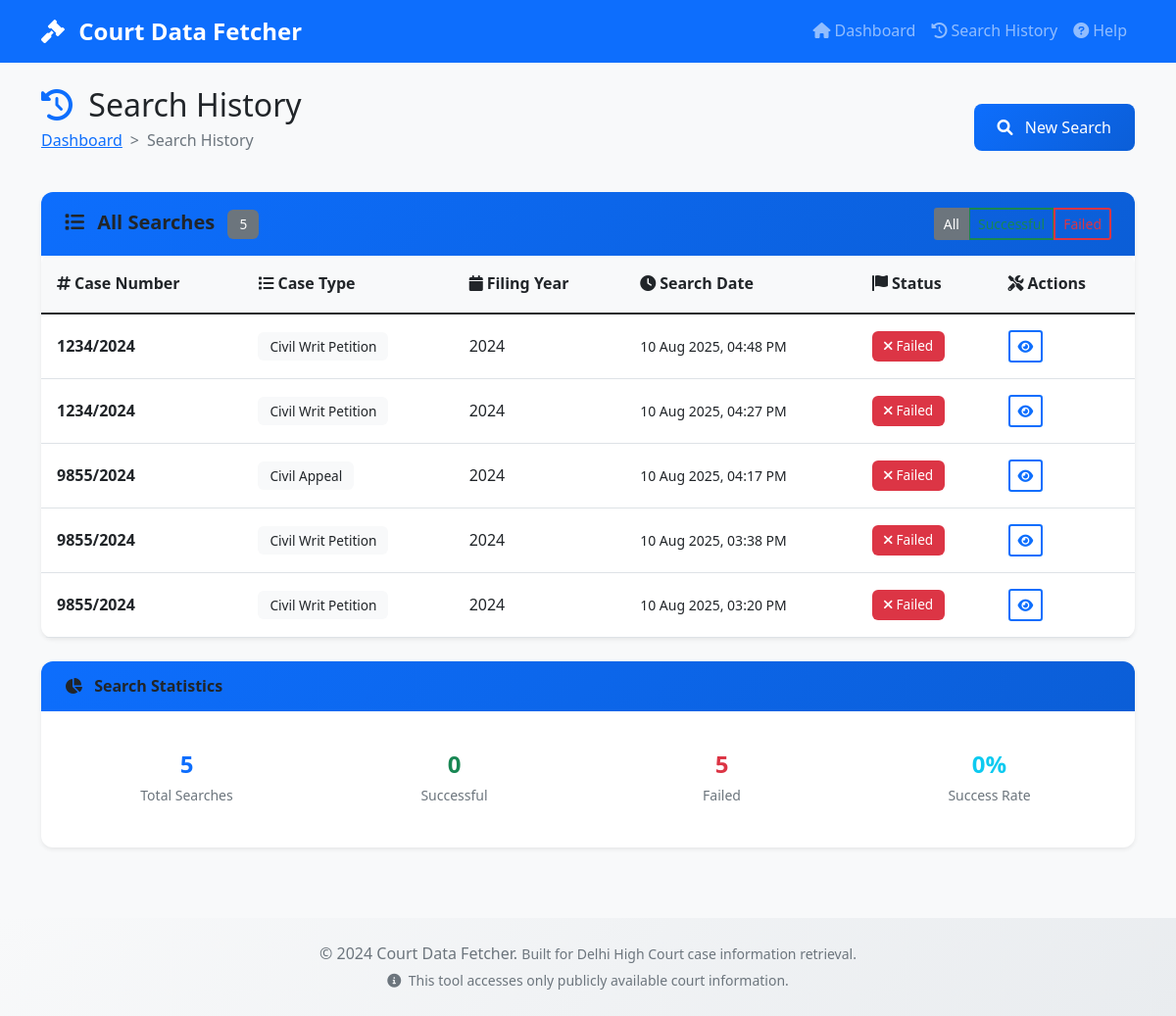
The app's page /history with its own data.
### models.py (models this page shows, shortened)
class Case(db.Model):
    __tablename__ = 'cases'
    id = db.Column(db.Integer, primary_key=True)
    case_type = db.Column(db.String(100), nullable=False)
    case_number = db.Column(db.String(100), nullable=False)
    filing_year = db.Column(db.Integer, nullable=False)
    search_timestamp = db.Column(db.DateTime, default=datetime.utcnow)
    response_data = db.Column(db.Text)  # JSON string of scraped data
    status = db.Column(db.String(50), default='pending')  # pending, success, failed
    details = db.relationship('CaseDetail', backref='case', lazy=True, cascade='all, delete-orphan')
    orders = db.relationship('Order', backref='case', lazy=True, cascade='all, delete-orphan')

### app.py (the view)
@app.route('/history')
def history():
    try:
        page = request.args.get('page', 1, type=int)
        per_page = min(request.args.get('per_page', 20, type=int), 100)  # Limit max per page
        cases = Case.query.order_by(Case.search_timestamp.desc()).paginate(
            page=page, per_page=per_page, error_out=False
        )
        return render_template('history.html', cases=cases)
    except Exception as e:
        logger.error(f"Error loading history: {str(e)}")
        flash('Error loading search history', 'error')
        return render_template('history.html', cases=None)

### templates/history.html (shortened to what this page needs)
{% extends "base.html" %}
{% block content %}
<div class="d-flex justify-content-between align-items-center mb-4">
    <div>
        <h2 class="mb-1">
            <i class="fas fa-history me-2 text-primary"></i>
            Search History
        </h2>
        <nav aria-label="breadcrumb">
            <ol class="breadcrumb">
                <li class="breadcrumb-item"><a href="{{ url_for('index') }}">Dashboard</a></li>
                <li class="breadcrumb-item active">Search History</li>
            </ol>
        </nav>
    </div>
    <div>
        <a href="{{ url_for('index') }}" class="btn btn-primary">
            <i class="fas fa-search me-2"></i>
            New Search
        </a>
    </div>
</div>
{% if cases and cases.items %}
<div class="card">
    <div class="card-header">
        <div class="row align-items-center">
            <div class="col">
                <h5 class="card-title mb-0">
                    <i class="fas fa-list me-2"></i>
                    All Searches
                    <span class="badge bg-secondary ms-2">{{ cases.total }}</span>
                </h5>
            </div>
            <div class="col-auto">
                <div class="btn-group btn-group-sm" role="group">
                    <button type="button" class="btn btn-outline-secondary" onclick="filterCases('all')" id="filter-all">
                        All
                    </button>
                    <button type="button" class="btn btn-outline-success" onclick="filterCases('success')" id="filter-success">
                    </button>
                    <button type="button" class="btn btn-outline-danger" onclick="filterCases('failed')" id="filter-failed">
                        Failed
                    </button>
                </div>
            </div>
        </div>
    </div>
    <div class="card-body p-0">
        <div class="table-responsive">
            <table class="table table-hover mb-0">
                <thead class="table-light">
                    <tr>
                        <th><i class="fas fa-hashtag me-1"></i>Case Number</th>
                        <th><i class="fas fa-list me-1"></i>Case Type</th>
                        <th><i class="fas fa-calendar me-1"></i>Filing Year</th>
                        <th><i class="fas fa-clock me-1"></i>Search Date</th>
                        <th><i class="fas fa-flag me-1"></i>Status</th>
                        <th><i class="fas fa-tools me-1"></i>Actions</th>
                    </tr>
                </thead>
                <tbody>
                    {% for case in cases.items %}
                    <tr class="case-row" data-status="{{ case.status }}">
                        <td>
                            <strong>{{ case.case_number }}/{{ case.filing_year }}</strong>
                        </td>
                        <td>
                            <span class="badge bg-light text-dark">{{ case.case_type }}</span>
                        </td>
                        <td>{{ case.filing_year }}</td>
                        <td>
                            <small>{{ case.search_timestamp.strftime('%d %b %Y, %I:%M %p') }}</small>
                        </td>
                        <td>
                            <span class="badge bg-{{ 'success' if case.status == 'success' else 'danger' if case.status == 'failed' else 'warning' }}">
                                {% if case.status == 'success' %}
                                    <i class="fas fa-check me-1"></i>Success
                                {% elif case.status == 'failed' %}
                                    <i class="fas fa-times me-1"></i>Failed
                                {% else %}
                                    <i class="fas fa-hourglass-half me-1"></i>{{ case.status.title() }}
                                {% endif %}
                            </span>
                        </td>
                        <td>
                            <div class="btn-group btn-group-sm">
                                <a href="{{ url_for('case_detail', case_id=case.id) }}"
                                   class="btn btn-outline-primary"
                                   title="View Details">
                                    <i class="fas fa-eye"></i>
                                </a>
                            </div>
                        </td>
                    </tr>
                    {% endfor %}
                </tbody>
            </table>
        </div>
    </div>
</div>
<div class="row mt-4">
    <div class="col-md-12">
        <div class="card">
            <div class="card-header">
                <h6 class="card-title mb-0">
                    <i class="fas fa-chart-pie me-2"></i>
                    Search Statistics
                </h6>
            </div>
            <div class="card-body">
                <div class="row text-center">
                    <div class="col-sm-3">
                        <div class="stat-item">
                            <h4 class="text-primary mb-1">{{ cases.total }}</h4>
                            <small class="text-muted">Total Searches</small>
                        </div>
                    </div>
                    <div class="col-sm-3">
                        <div class="stat-item">
                            <h4 class="text-success mb-1" id="success-count">0</h4>
                            <small class="text-muted">Successful</small>
                        </div>
                    </div>
                    <div class="col-sm-3">
                        <div class="stat-item">
                            <h4 class="text-danger mb-1" id="failed-count">0</h4>
                            <small class="text-muted">Failed</small>
                        </div>
                    </div>
                    <div class="col-sm-3">
                        <div class="stat-item">
                            <h4 class="text-info mb-1" id="success-rate">0%</h4>
                            <small class="text-muted">Success Rate</small>
                        </div>
                    </div>
                </div>
            </div>
        </div>
    </div>
</div>
{% endif %}
{% endblock %}

### static/css/style.css (style rules this page uses)
:root { --primary-color: #0d6efd; --success-color: #198754; --warning-color: #ffc107; --danger-color: #dc3545; --info-color: #0dcaf0; --light-color: #f8f9fa; --dark-color: #212529; }
body { font-family: 'Segoe UI', Tahoma, Geneva, Verdana, sans-serif; background-color: #f8f9fa; line-height: 1.6; }
.card { border: none; border-radius: 12px; box-shadow: 0 0.125rem 0.25rem rgba(0, 0, 0, 0.075); transition: all 0.3s ease; margin-bottom: 1.5rem; }
.card-header { background: linear-gradient(135deg, var(--primary-color), #0b5ed7); border-radius: 12px 12px 0 0 !important; padding: 1rem 1.5rem; border-bottom: none; }
.card-header h5, .card-header h6 { margin-bottom: 0; font-weight: 600; }
.card-body { padding: 1.5rem; }
.btn { border-radius: 8px; padding: 0.75rem 1.5rem; font-weight: 500; transition: all 0.3s ease; border-width: 2px; }
.btn-primary { background: linear-gradient(135deg, var(--primary-color), #0b5ed7); border: none; }
.stat-box, .stat-item { padding: 1rem; text-align: center; transition: all 0.3s ease; }
.stat-box h4, .stat-item h4 { font-weight: 700; margin-bottom: 0.5rem; }
.table { border-radius: 8px; overflow: hidden; }
.table th { background-color: var(--light-color); border-top: none; font-weight: 600; color: var(--dark-color); padding: 1rem; }
.table td { padding: 1rem; vertical-align: middle; }
.badge { font-size: 0.85rem; padding: 0.5rem 0.75rem; border-radius: 6px; font-weight: 500; }
.breadcrumb { background: transparent; padding: 0; margin-bottom: 1rem; }
.breadcrumb-item + .breadcrumb-item::before { content: ">"; color: #6c757d; }

### records on screen
Case: case_number "1234", filing_year "2024", case_type "Civil Writ Petition", search_timestamp "10 Aug 2025, 04:48 PM", status "failed" (drawn)
Case: case_number "1234", filing_year "2024", case_type "Civil Writ Petition", search_timestamp "10 Aug 2025, 04:27 PM", status "failed" (drawn)
Case: case_number "9855", filing_year "2024", case_type "Civil Appeal", search_timestamp "10 Aug 2025, 04:17 PM", status "failed" (drawn)
Case: case_number "9855", filing_year "2024", case_type "Civil Writ Petition", search_timestamp "10 Aug 2025, 03:38 PM", status "failed" (drawn)
Case: case_number "9855", filing_year "2024", case_type "Civil Writ Petition", search_timestamp "10 Aug 2025, 03:20 PM", status "failed" (drawn)

### other values on screen
{{ cases.total }} "5"
